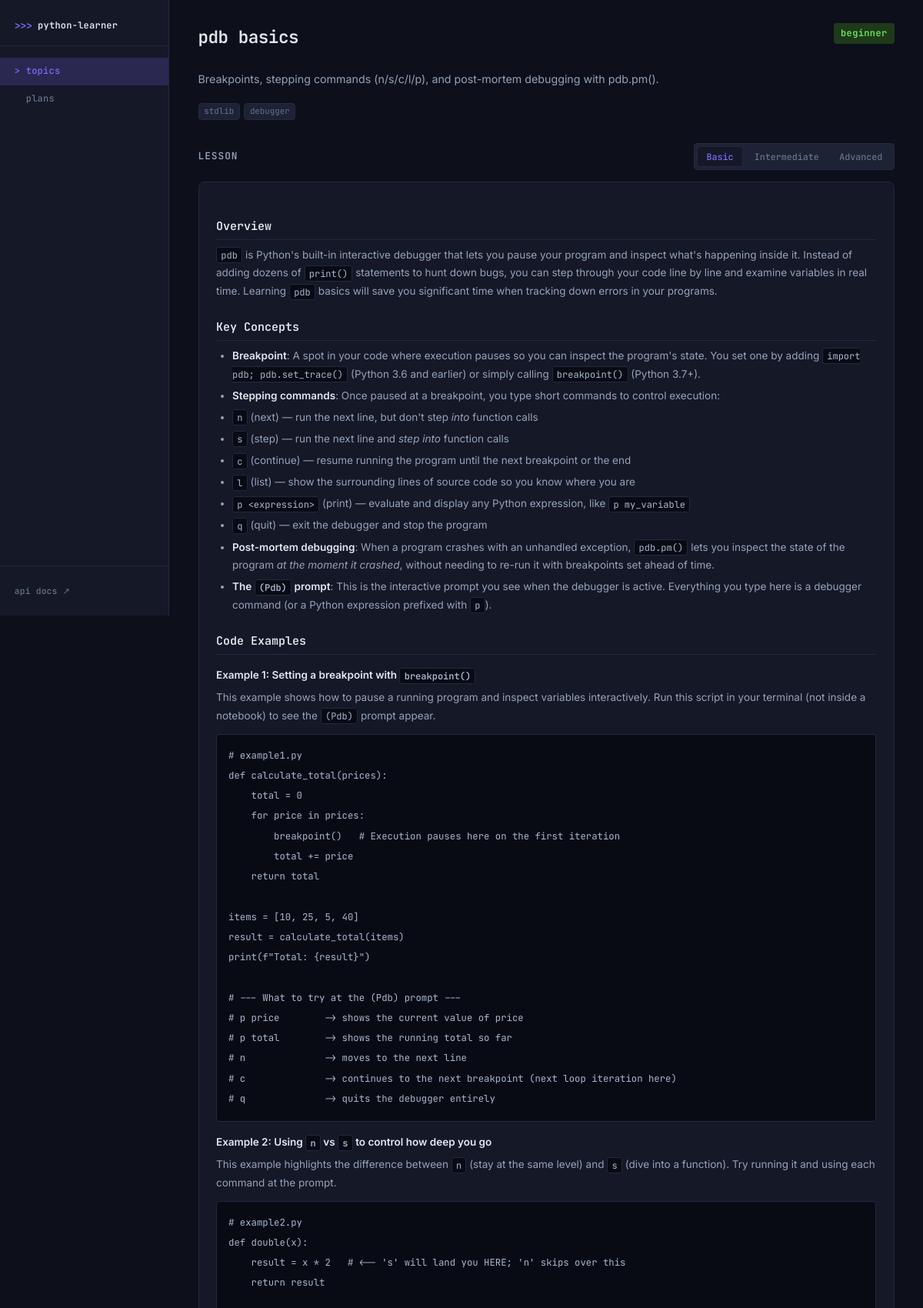
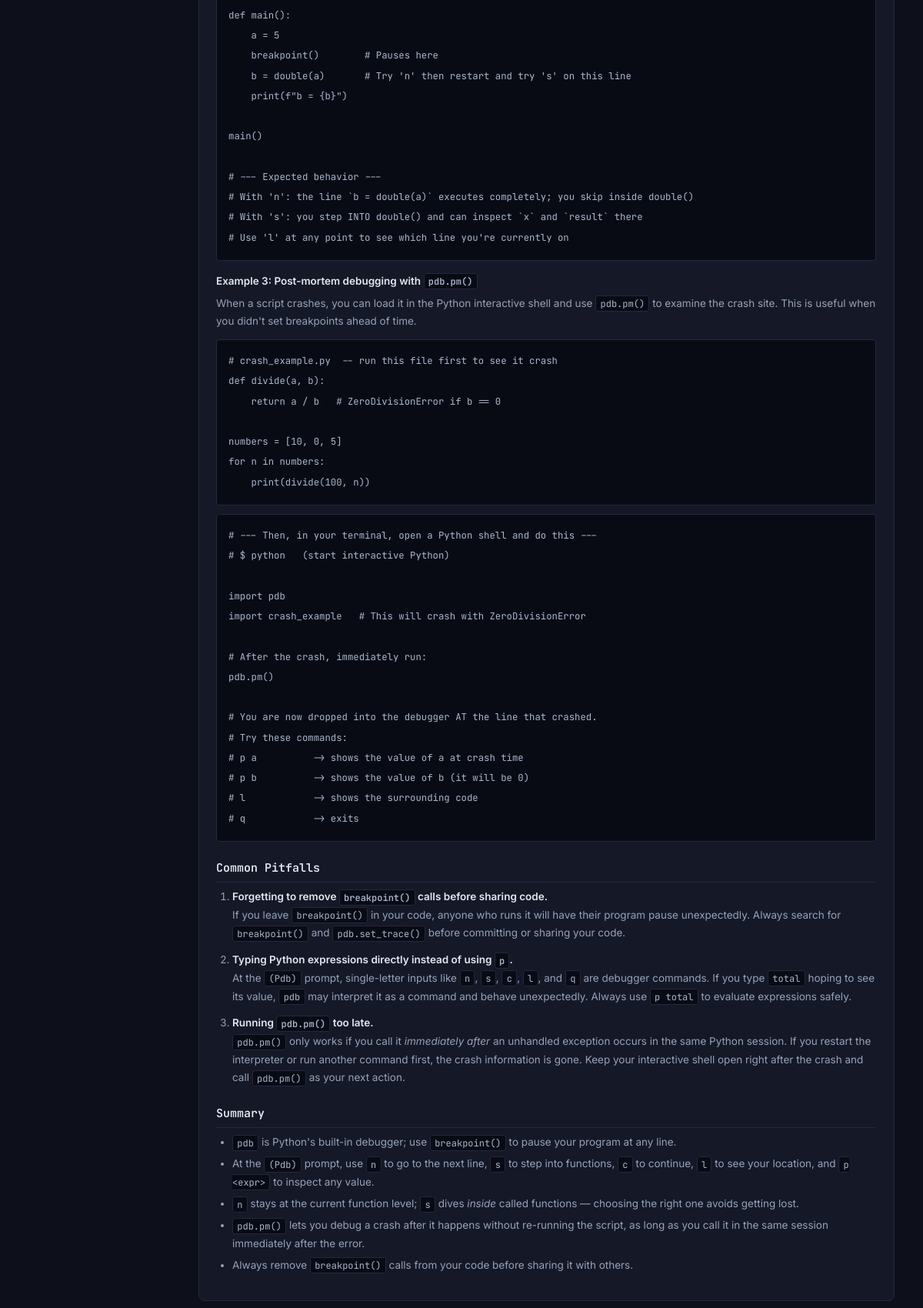
Screenshot of /topics/pdb-basics (upper part) with the database file from the repository (2 pictures, top to bottom).
### app/models/topic.py (models this page shows, shortened)
class Topic(Base):
    __tablename__ = "topics"
    id: Mapped[int] = mapped_column(primary_key=True)
    name: Mapped[str] = mapped_column(index=True)
    slug: Mapped[str] = mapped_column(unique=True, index=True)
    description: Mapped[Optional[str]] = mapped_column(Text, nullable=True)
    difficulty: Mapped[str] = mapped_column(default="beginner")  # beginner | intermediate | advanced
    tags: Mapped[Optional[str]] = mapped_column(nullable=True)   # comma-separated
    parent_id: Mapped[Optional[int]] = mapped_column(ForeignKey("topics.id"), nullable=True)
    created_at: Mapped[datetime] = mapped_column(DateTime, server_default=func.now())
    parent: Mapped[Optional[Topic]] = relationship(
        "Topic", remote_side="Topic.id", back_populates="children"
    )
    children: Mapped[list[Topic]] = relationship(
        "Topic", back_populates="parent", order_by="Topic.name"
    )
    exercises: Mapped[list[Exercise]] = relationship(
        "Exercise", back_populates="topic", cascade="all, delete-orphan", order_by="Exercise.id"
    )
    plan_items: Mapped[list[PlanItem]] = relationship("PlanItem", back_populates="topic")
    lessons: Mapped[list[TopicLesson]] = relationship(
        "TopicLesson", back_populates="topic", cascade="all, delete-orphan"
    )

### app/models/lesson.py (models this page shows, shortened)
class TopicLesson(Base):
    __tablename__ = "topic_lessons"
    __table_args__ = (
        UniqueConstraint("topic_id", "level", name="uq_topic_lesson_level"),
    )
    id: Mapped[int] = mapped_column(primary_key=True)
    topic_id: Mapped[int] = mapped_column(ForeignKey("topics.id"))
    level: Mapped[str]  # basic | intermediate | advanced
    content: Mapped[str] = mapped_column(Text)
    created_at: Mapped[datetime] = mapped_column(DateTime, server_default=func.now())
    updated_at: Mapped[datetime] = mapped_column(DateTime, server_default=func.now())
    topic: Mapped[Topic] = relationship("Topic", back_populates="lessons")

### app/routers/topics.py (the view)
@router.get("/{slug}", response_class=HTMLResponse)
def topic_detail(slug: str, request: Request, db: Session = Depends(get_db)):
    topic = topic_svc.get_topic_by_slug(db, slug)
    if not topic:
        return HTMLResponse("<p>Topic not found.</p>", status_code=404)
    all_topics = topic_svc.get_all_topics_flat(db)
    return templates.TemplateResponse(
        request, "topics/detail.html",
        {"topic": topic, "all_topics": all_topics},
    )

### app/templates/topics/detail.html (shortened to what this page needs)
{% extends "base.html" %}
{% block content %}
<div class="page-header">
  <div>
    <h1>{{ topic.name }}</h1>
  </div>
  <span class="badge badge-{{ topic.difficulty }} large">{{ topic.difficulty }}</span>
</div>
{% if topic.description %}
  <p class="topic-description">{{ topic.description }}</p>
{% endif %}
{% if topic.tag_list %}
  <div class="tag-row mb">
    {% for tag in topic.tag_list %}<span class="tag">{{ tag }}</span>{% endfor %}
  </div>
{% endif %}
<section class="section">
  <div class="section-header">
    <h2 class="section-title">Lesson</h2>
    <div class="level-tabs">
      <button class="level-tab active" id="tab-basic"
              onclick="switchLevel('basic')">Basic</button>
      <button class="level-tab" id="tab-intermediate"
              onclick="switchLevel('intermediate')">Intermediate</button>
      <button class="level-tab" id="tab-advanced"
              onclick="switchLevel('advanced')">Advanced</button>
    </div>
  </div>
  {% for level in ['basic', 'intermediate', 'advanced'] %}
    {% set lesson = topic.lessons_by_level.get(level) %}
    <div class="lesson-level-wrap"
         id="lesson-wrap-{{ level }}"
         style="{{ 'display:none' if not loop.first else '' }}">
      {% include "partials/lesson_panel.html" %}
    </div>
  {% endfor %}
</section>
{% endblock %}

### app/templates/partials/lesson_panel.html (shortened to what this page needs)
<div id="lesson-panel-{{ level }}">
  {% if lesson %}
    <div id="lesson-view-{{ level }}">
      <div class="lesson-content markdown-body">
        {{ lesson.content | markdown }}
      </div>
    </div>
  {% endif %}
</div>

### static/app.css (style rules this page uses)
:root { --bg: #0d0f1a; --surface: #151827; --surface-2: #1e2235; --border: #252840; --border-2: #2f3350; --primary: #7c6af7; --primary-dim: #4a3fbf; --primary-glow:#7c6af733; --text: #e2e8f0; --text-muted: #64748b; --text-dim: #94a3b8; --success: #34d399; --warning: #fbbf24; --danger: #f87171; --info: #38bdf8; --font-ui: 'JetBrains Mono', monospace; --font-body: 'Inter', sans-serif; --font-code: 'JetBrains Mono', monospace; --radius: 8px; --radius-sm:4px; --sidebar-w:220px; }
*, *::before, *::after { box-sizing: border-box; margin: 0; padding: 0; }
html { font-size: 15px; }
body { background: var(--bg); color: var(--text); font-family: var(--font-body); display: flex; min-height: 100vh; line-height: 1.6; }
.page-header { display: flex; justify-content: space-between; align-items: flex-start; margin-bottom: 1.75rem; gap: 1rem; }
.page-header h1 { font-family: var(--font-ui); font-size: 1.5rem; font-weight: 600; color: var(--text); letter-spacing: -.02em; }
.section { margin-top: 2rem; }
.section-header { display: flex; justify-content: space-between; align-items: center; margin-bottom: 1rem; }
.section-title { font-family: var(--font-ui); font-size: .85rem; font-weight: 600; color: var(--text-dim); text-transform: uppercase; letter-spacing: .08em; display: flex; align-items: center; gap: .5rem; }
.mb { margin-bottom: 1rem; }
.topic-description { font-size: .95rem; color: var(--text-dim); margin-bottom: 1.25rem; max-width: 72ch; }
.badge { display: inline-flex; align-items: center; padding: .15rem .5rem; border-radius: var(--radius-sm); font-family: var(--font-ui); font-size: .7rem; font-weight: 600; letter-spacing: .03em; white-space: nowrap; }
.badge.large { font-size: .8rem; padding: .25rem .6rem; }
.badge-beginner { background: #1e3a1a; color: #6ee75a; }
.tag-row { display: flex; flex-wrap: wrap; gap: .35rem; }
.tag { background: var(--surface-2); border: 1px solid var(--border); border-radius: var(--radius-sm); padding: .1rem .45rem; font-size: .72rem; color: var(--text-muted); font-family: var(--font-ui); }
.level-tabs { display: flex; gap: .25rem; background: var(--surface-2); border: 1px solid var(--border); border-radius: var(--radius-sm); padding: .2rem; }
.level-tab { padding: .3rem .75rem; border-radius: 4px; border: none; background: transparent; color: var(--text-muted); font-family: var(--font-ui); font-size: .78rem; font-weight: 500; cursor: pointer; transition: background .15s, color .15s; }
.level-tab.active { background: var(--surface); color: var(--primary); border: 1px solid var(--border); }
.lesson-content { background: var(--surface); border: 1px solid var(--border); border-radius: var(--radius); padding: 1.5rem; margin-bottom: .75rem; }
.markdown-body { line-height: 1.75; color: var(--text-dim); }
.markdown-body h2 { font-family: var(--font-ui); font-size: 1rem; font-weight: 600; color: var(--text); margin: 1.4rem 0 .5rem; padding-bottom: .3rem; border-bottom: 1px solid var(--border); }
.markdown-body h3 { font-size: .9rem; font-weight: 600; color: var(--text); margin: 1rem 0 .35rem; }
.markdown-body p { margin-bottom: .75rem; font-size: .9rem; }
.markdown-body ul, .markdown-body ol { padding-left: 1.4rem; margin-bottom: .75rem; }
.markdown-body li { margin-bottom: .3rem; font-size: .9rem; }
.markdown-body code { background: #090b14; border: 1px solid var(--border); border-radius: 3px; padding: .1rem .35rem; font-family: var(--font-code); font-size: .8rem; color: #a9b7d0; }
.markdown-body pre { background: #090b14; border: 1px solid var(--border); border-radius: var(--radius-sm); padding: 1rem; overflow-x: auto; margin-bottom: .75rem; }
.markdown-body pre code { background: none; border: none; padding: 0; font-size: .82rem; line-height: 1.6; }
.markdown-body strong { color: var(--text); font-weight: 600; }

### rows the page displays
Topic: name "pdb basics", difficulty "beginner", description "Breakpoints, stepping commands (n/s/c/l/p), and post-mortem debugging with pdb.pm()."
TopicLesson: content "Overview pdb is Python's built-in interactive debugger that lets you pause your program and inspect what's happening inside it. Instead of adding dozens of print() statements to hunt down bugs, you can step through your code line by line and examine variables in real time. Learning pdb basics will save you significant time when tracking down errors in your programs. Key Concepts Breakpoint : A spot in your code where execution pauses so you can inspect the program's state. You set one by adding import pdb; pdb.set_trace() (Python 3.6 and earlier) or simply calling breakpoint() (Python 3.7+). Stepping commands : Once paused at a breakpoint, you type short commands to control execution: n…"

### other values shown
{{ tag }} "stdlib" "debugger"
